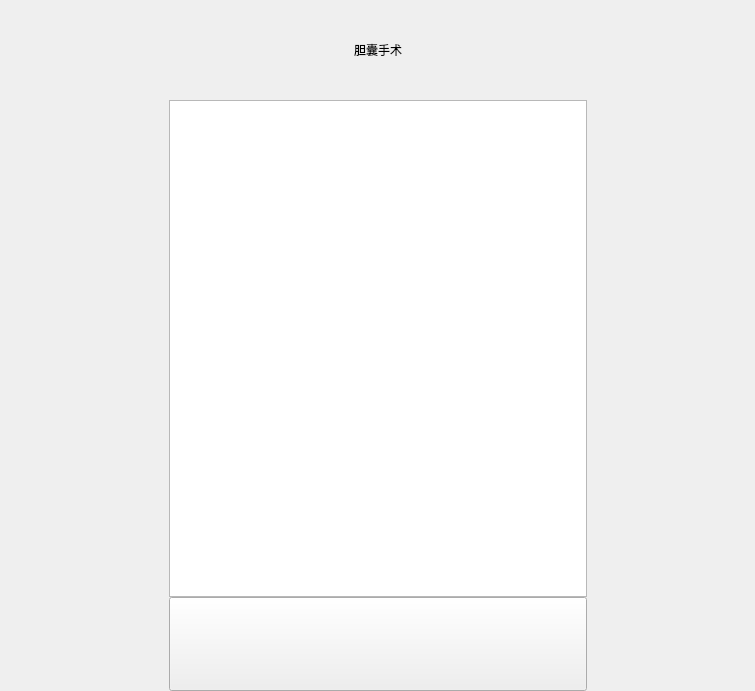
<?xml version="1.0" encoding="UTF-8"?>
<ui version="4.0">
 <class>SYSurgeryTrainCase</class>
 <widget class="QWidget" name="SYSurgeryTrainCase">
  <property name="geometry">
   <rect>
    <x>0</x>
    <y>0</y>
    <width>755</width>
    <height>691</height>
   </rect>
  </property>
  <property name="minimumSize">
   <size>
    <width>0</width>
    <height>0</height>
   </size>
  </property>
  <property name="maximumSize">
   <size>
    <width>16777215</width>
    <height>16777215</height>
   </size>
  </property>
  <property name="windowTitle">
   <string>SimLaparo</string>
  </property>
  <layout class="QVBoxLayout" name="verticalLayout">
   <property name="spacing">
    <number>0</number>
   </property>
   <property name="leftMargin">
    <number>0</number>
   </property>
   <property name="topMargin">
    <number>0</number>
   </property>
   <property name="rightMargin">
    <number>0</number>
   </property>
   <property name="bottomMargin">
    <number>0</number>
   </property>
   <item>
    <layout class="QHBoxLayout" name="horizontalLayout_2">
     <property name="spacing">
      <number>0</number>
     </property>
     <item>
      <spacer name="horizontalSpacer_2">
       <property name="orientation">
        <enum>Qt::Horizontal</enum>
       </property>
       <property name="sizeHint" stdset="0">
        <size>
         <width>40</width>
         <height>20</height>
        </size>
       </property>
      </spacer>
     </item>
     <item>
      <widget class="QFrame" name="bodyframe">
       <layout class="QVBoxLayout" name="verticalLayout_4">
        <property name="spacing">
         <number>0</number>
        </property>
        <property name="leftMargin">
         <number>0</number>
        </property>
        <property name="topMargin">
         <number>0</number>
        </property>
        <property name="rightMargin">
         <number>0</number>
        </property>
        <property name="bottomMargin">
         <number>0</number>
        </property>
        <item>
         <widget class="QLabel" name="casename">
          <property name="minimumSize">
           <size>
            <width>0</width>
            <height>100</height>
           </size>
          </property>
          <property name="maximumSize">
           <size>
            <width>16777215</width>
            <height>100</height>
           </size>
          </property>
          <property name="text">
           <string>胆囊手术</string>
          </property>
          <property name="alignment">
           <set>Qt::AlignCenter</set>
          </property>
         </widget>
        </item>
        <item>
         <widget class="QTextBrowser" name="casecontent">
          <property name="focusPolicy">
           <enum>Qt::NoFocus</enum>
          </property>
          <property name="acceptDrops">
           <bool>false</bool>
          </property>
          <property name="verticalScrollBarPolicy">
           <enum>Qt::ScrollBarAsNeeded</enum>
          </property>
          <property name="horizontalScrollBarPolicy">
           <enum>Qt::ScrollBarAlwaysOff</enum>
          </property>
         </widget>
        </item>
        <item>
         <layout class="QHBoxLayout" name="horizontalLayout">
          <property name="spacing">
           <number>0</number>
          </property>
          <item>
           <widget class="QPushButton" name="bt_start">
            <property name="minimumSize">
             <size>
              <width>418</width>
              <height>94</height>
             </size>
            </property>
            <property name="maximumSize">
             <size>
              <width>418</width>
              <height>94</height>
             </size>
            </property>
            <property name="text">
             <string/>
            </property>
           </widget>
          </item>
         </layout>
        </item>
       </layout>
      </widget>
     </item>
     <item>
      <widget class="QFrame" name="rightFrame">
       <property name="frameShape">
        <enum>QFrame::NoFrame</enum>
       </property>
       <property name="frameShadow">
        <enum>QFrame::Raised</enum>
       </property>
       <property name="lineWidth">
        <number>0</number>
       </property>
      </widget>
     </item>
     <item>
      <spacer name="horizontalSpacer">
       <property name="orientation">
        <enum>Qt::Horizontal</enum>
       </property>
       <property name="sizeHint" stdset="0">
        <size>
         <width>40</width>
         <height>20</height>
        </size>
       </property>
      </spacer>
     </item>
    </layout>
   </item>
  </layout>
 </widget>
 <resources/>
 <connections/>
</ui>
